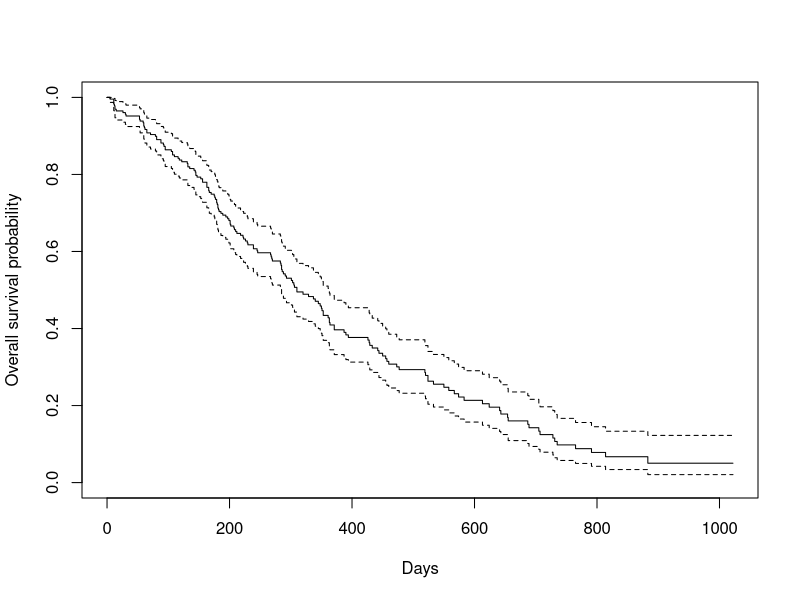
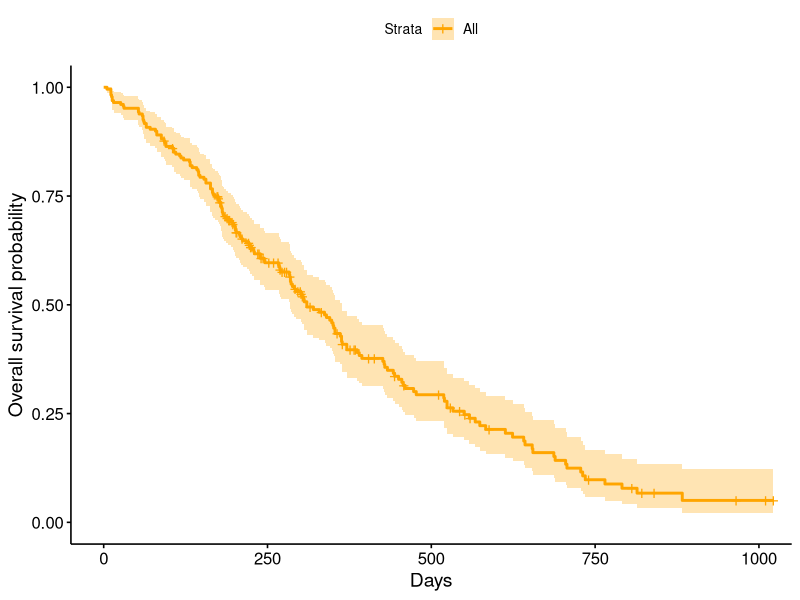
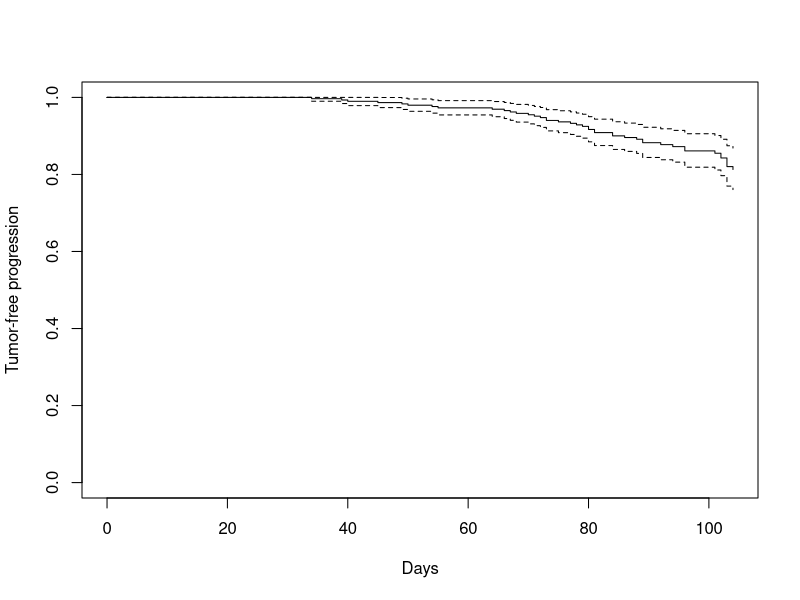

These figures' R source, in order: (Note: this script raises an error after producing the figures.)
rm(list = ls()); graphics.off()

#Packages
library(ggplot2)
library(survival)
library(survminer)
library(broom)
library(knitr)

#Example 1: Single group
head(lung)

#Basic Plot
fit1 <-survfit(Surv(time, status)~1, 
               data=lung)
fit1
plot(fit1, xlab="Days", ylab="Overall survival probability")

#Nicer Plot
fit2 <- ggsurvplot(
  fit = survfit(Surv(time, status)~ 1, data=lung),
  xlab="Days",
  ylab="Overall survival probability",
  palette ="orange"
)
fit2

#Median survival time
fit1 #310 days

#Survival time based on years
summary(fit1, times=182.625) #six months
summary(fit1, times=365.25) #one year
summary(fit1, times=730.50) #two years
#-------------------------------------------------------------------------------


#Example 2: Two groups
head(rats)
names(rats)

#Basic Plot
fit3 <- survfit(Surv(time, status)~1, data = rats)
plot(fit3, xlab="Days", ylab="Tumor-free progression")

#Males and Female Plot
surv_obj1 <- Surv(time=rats$time, event=rats$status)
fit4 <-survfit(surv_obj1 ~ sex, data=rats)
ggsurvplot(fit4, data=rats, pval=TRUE)

#Treatment and Control Plot -> females only
f.rats <-rats[rats$sex=="f",]
surv_obj2 <- Surv(time=f.rats$time, event=f.rats$status)
fit5 <-survfit(surv_obj2 ~ rx, data=f.rats)
fit5
ggsurvplot(fit5, data=f.rats, pval=TRUE, conf.int=TRUE,
           xlab="Days",
           ylab="Tumor-free progression",)

#Rank test
survdiff(surv_obj2~rx, data=f.rats)

#Hazards ratio
fit6 <- coxph(surv_obj2~ rx, data=f.rats)
broom::tidy(fit6, exp=TRUE) %>% kable() #around 2.5 times as many with drug are getting tumor as those with control
#Here in brooom, the estimate is the hazard ratio
